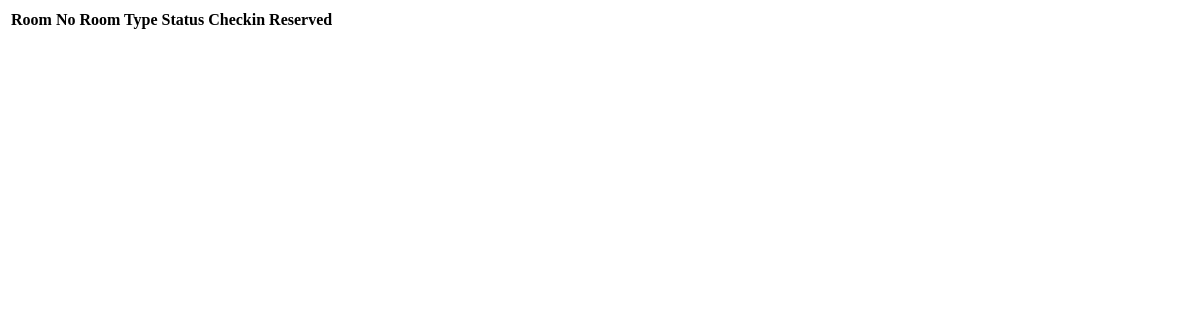
Before: /Main/Rooms/ with the older database file.
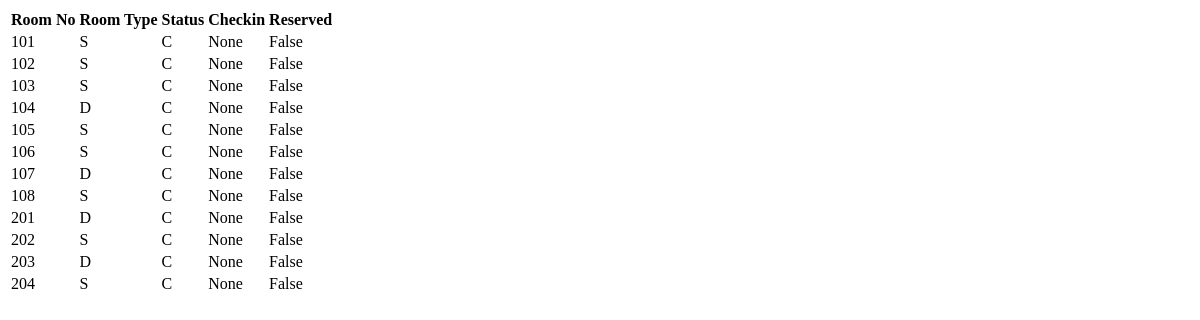
After: the same page with the newer database file.
### MainPage/models.py (models this page shows, shortened)
class Rooms(models.Model):
    Roomno = models.IntegerField(primary_key=True)
    TYPES = [('S', 'Single'),('D','Double')]
    RoomType = models.CharField(choices=TYPES,max_length=10)
    STYPES = [('C','CLEANED'),('N','NOTCLEANED'),('O','OCCUPIED')]
    Status = models.CharField(default='C',choices=STYPES,max_length=10)
    Checkin = models.DateTimeField(null=True)
    Reserved = models.BooleanField(default=False)

### MainPage/views.py (the view)
# urls.py: path('Rooms/', views.second_view),
def second_view(request):
    return render(request, 'Roomsview.html',{'RoomList': Rooms.objects.all()})

### MainPage/templates/Roomsview.html (shortened to what this page needs)
<!doctype html>
<html>
    <head>
    </head>
    <body>
        <table>
            <tr>
                <th>Room No</th>
                <th>Room Type</th>
                <th>Status</th>
                <th>Checkin</th>
                <th>Reserved</th>
            </tr>
            {% for i in RoomList %}
            <tr>
                <td>{{ i.Roomno }}</td>
                <td>{{ i.RoomType }}</td>
                <td>{{ i.Status }}</td>
                <td>{{ i.Checkin }}</td>
                <td>{{ i.Reserved }}</td>
            </tr>
            {% endfor %}
        </table>
    </body>
</html>

Changed rows visible on the page:
added Rooms: Roomno "101", RoomType "S", Status "C", Checkin "None", Reserved "False"
added Rooms: Roomno "102", RoomType "S", Status "C", Checkin "None", Reserved "False"
added Rooms: Roomno "103", RoomType "S", Status "C", Checkin "None", Reserved "False"
added Rooms: Roomno "104", RoomType "D", Status "C", Checkin "None", Reserved "False"
added Rooms: Roomno "105", RoomType "S", Status "C", Checkin "None", Reserved "False"
added Rooms: Roomno "106", RoomType "S", Status "C", Checkin "None", Reserved "False"
added Rooms: Roomno "107", RoomType "D", Status "C", Checkin "None", Reserved "False"
added Rooms: Roomno "108", RoomType "S", Status "C", Checkin "None", Reserved "False"
added Rooms: Roomno "201", RoomType "D", Status "C", Checkin "None", Reserved "False"
added Rooms: Roomno "202", RoomType "S", Status "C", Checkin "None", Reserved "False"
added Rooms: Roomno "203", RoomType "D", Status "C", Checkin "None", Reserved "False"
added Rooms: Roomno "204", RoomType "S", Status "C", Checkin "None", Reserved "False"
